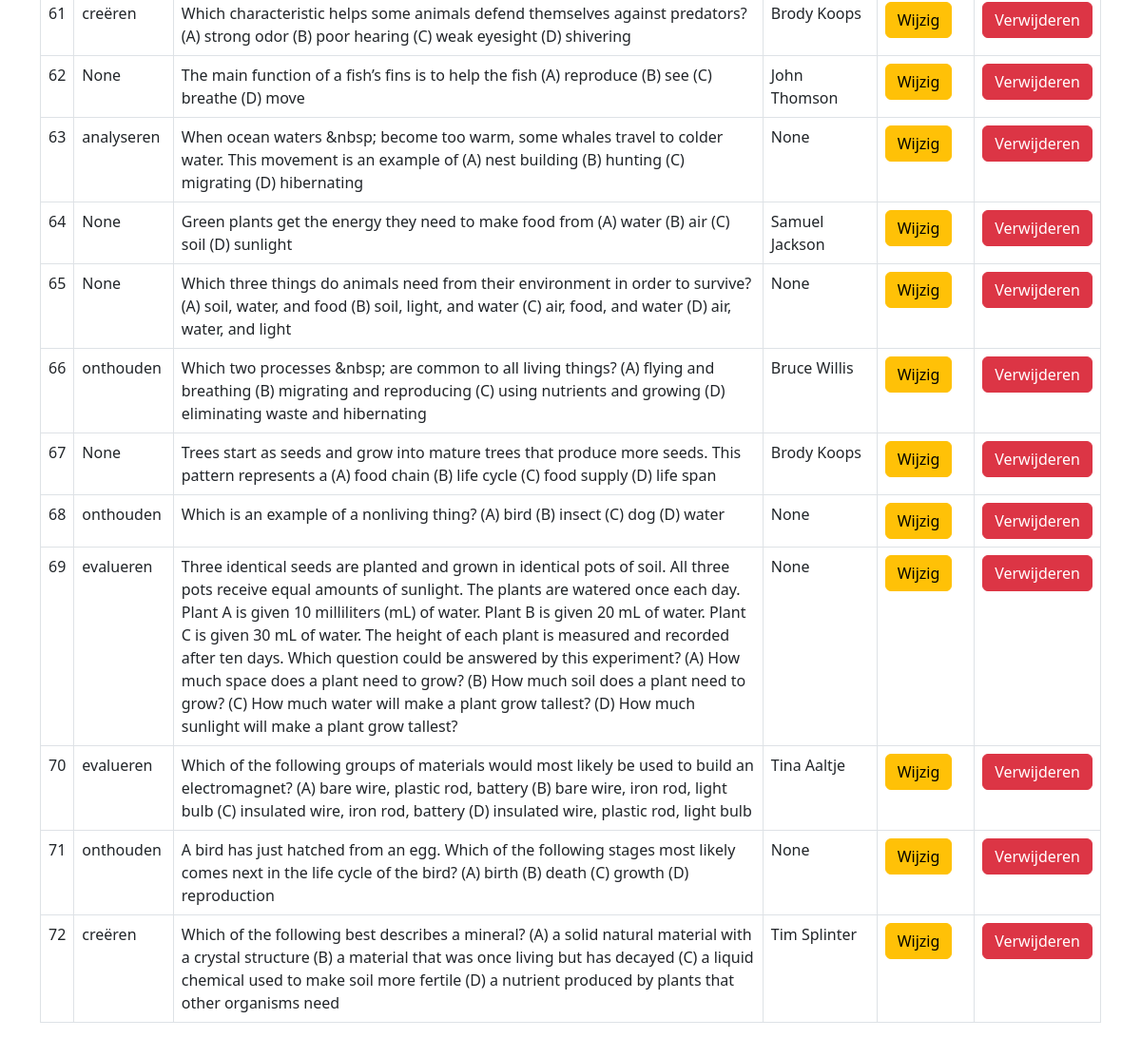
The app's page /table_details/vragen (lower part), older data.
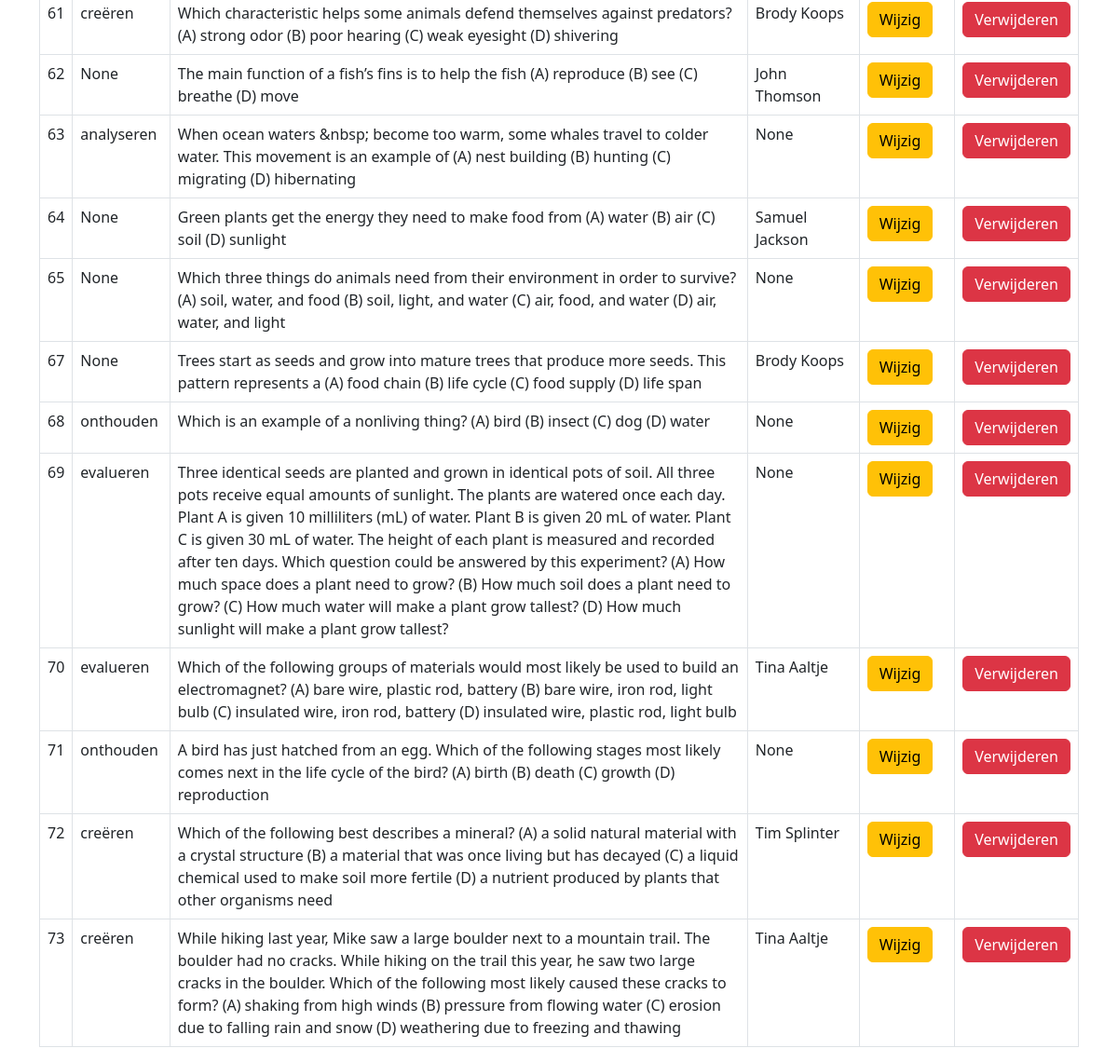
The same page, newer data.
### tables this page shows
CREATE TABLE `vragen` (
  `id` integer NOT NULL
,  `leerdoel` integer DEFAULT NULL
,  `vraag` text NOT NULL
,  `auteur` integer DEFAULT NULL
);

CREATE TABLE `leerdoelen` (
  `id` integer NOT NULL
,  `leerdoel` text DEFAULT NULL
);

### app.py (the view)
@app.route("/table_details/<table_name>",  methods=['GET', 'POST'])
def table_content(table_name=None):
    if not table_name:
        return "Missing table name", 400  # HTTP 400 = Bad Request
    else:
        rows, column_names = dbm.get_table_content(table_name)
        return render_template(
            "table_details.html", rows=rows, columns=column_names, table_name=table_name
        )

### lib/tablemodel.py (called while the page is built)
    def get_table_content(self, table_name):
        cursor = sqlite3.connect(self.database_file).cursor()
        if (table_name == 'vragen'):
            cursor.execute(f"SELECT vragen.id, leerdoelen.leerdoel, vragen.vraag, voornaam || ' ' || achternaam AS auteurnaam FROM vragen LEFT JOIN leerdoelen ON vragen.leerdoel = leerdoelen.id LEFT JOIN auteurs ON vragen.auteur = auteurs.id LIMIT 70")
        else:
            cursor.execute(f"SELECT * FROM {table_name} LIMIT 40")
        table_headers = [column_name[0] for column_name in cursor.description]
        table_content = cursor.fetchall()
        return table_content, table_headers

### templates/table_details.html (shortened to what this page needs)
<!DOCTYPE html>
<html lang="en">
<head>
    <link href="https://cdn.jsdelivr.net/npm/bootstrap@5.2.3/dist/css/bootstrap.min.css" rel="stylesheet">
</head>
<body>
<main>
    <div id="container" class="container">
        <table class="table table-bordered table-hover">
            <tbody>
            {% for row in rows %}
            <tr>
                {% for field in row %}
                <td>{{ field }}</td>
                {% endfor %}
                {% if 'vragen' in table_name %}
                <td><button type="button" id="btn" data-bs-toggle="modal" data-bs-target="#exampleModal" data-vraag="{{ row[2] }}" data-id="{{ row[0] }}" class="wijzig btn btn-warning">Wijzig</button></td>
                <td><button type="button" data-bs-toggle="modal" data-bs-target="#exampleModal1" data-vraag="{{ row[2] }}" data-id="{{ row[0] }}" class="verwijder btn btn-danger">Verwijderen</button></td>
                {% endif %}
            </tr>
            {% endfor %}
            </tbody>
        </table>
    </div>
</main>
</body>
</html>

Row changes from the older to the newer data that the page shows:
removed vragen: row "66" "Bruce Willis", vraag "Which two processes &nbsp; are common to all living things? (A) flying and breathing (B) migrating and reproducing (C) using nutrients and growing (D) eliminating waste and hibernating", leerdoelen (leerdoel "onthouden")
now on this page (row unchanged): vragen: row "73" "Tina Aaltje", vraag "While hiking last year, Mike saw a large boulder next to a mountain trail. The boulder had no cracks. While hiking on the trail this year, he saw two large cracks in the boulder. Which of the following most likely caused these cracks to form? (A) shaking from high winds (B) pressure from flowing water (C) erosion due to falling rain and snow (D) weathering due to freezing and thawing", leerdoelen (leerdoel "creëren")
